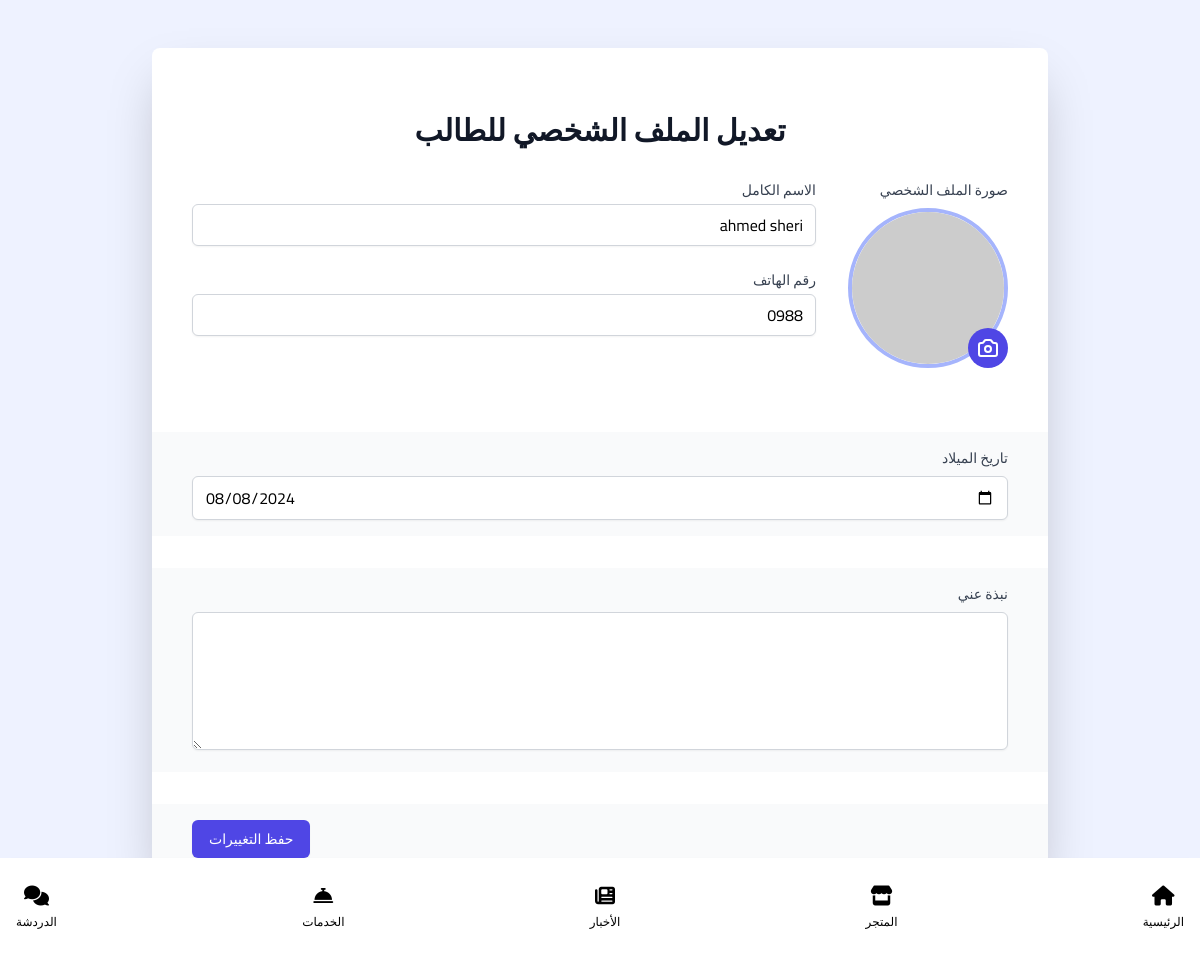
/EditStudentProfile/7 (signed in), run on the app's committed database.
### accounts/models.py (models this page shows, shortened)
class StudentProfile(models.Model):
    full_name = models.CharField(max_length=50)
    phone = models.CharField(max_length=50)
    birthday = models.DateField()
    has_subscription = models.BooleanField(default=False)
    subscription_start_date = models.DateTimeField(null=True, blank=True)
    subscription_end_date = models.DateTimeField(null=True, blank=True)
    about = models.TextField(null=True)
    club = models.ForeignKey('ClubsModel', on_delete=models.SET_NULL, null=True)
    creation_date = models.DateTimeField(auto_now_add=True)

### pages/views.py (the view)
# urls.py: path('EditStudentProfile/<int:id>', views.EditStudentProfile, name='EditStudentProfile'),
def EditStudentProfile(request, id):
    user = User.objects.get(id=id)
    userprofile = UserProfile.objects.get(user=user)
    student = userprofile.student_profile
    form = StudentProfileModelForm(instance=student)
    if request.method == 'POST':
        form = StudentProfileModelForm(request.POST, instance=student)
        if form.is_valid():
            form.save()
    return render(request, 'accounts/settings/Student/EditStudentProfile.html', {'form':form})

### pages/forms.py
class StudentProfileModelForm(forms.ModelForm):
    class Meta:
        model = StudentProfile
        fields = ['full_name', 'phone', 'birthday', 'about']
        widgets = {
        'full_name': forms.TextInput(attrs={'class':'w-full px-3 py-2 border border-gray-300 rounded-md shadow-sm focus:ring-indigo-500 focus:border-indigo-500'}),
        'phone': forms.TextInput(attrs={'class':'w-full px-3 py-2 border border-gray-300 rounded-md shadow-sm focus:ring-indigo-500 focus:border-indigo-500'}),
        'birthday': forms.TextInput(attrs={'type':'date', 'class':'w-full px-3 py-2 border border-gray-300 rounded-md shadow-sm focus:ring-indigo-500 focus:border-indigo-500'}),
        'about': forms.Textarea(attrs={'rows':'5', 'class':'w-full px-3 py-2 border border-gray-300 rounded-md shadow-sm focus:ring-indigo-500 focus:border-indigo-500'}),
        }

### messenger/templatetags/messenger_tags.py (called while the page is built)
@register.simple_tag
@stringfilter
def get_user_club(user_id):
    user = User.objects.get(id=user_id)
    club = getUserClub(user)
    return club

### messenger/views.py (called while the page is built)
def getUserClub(user):
    userprofile = user.userprofile
    if userprofile.account_type == '2':
        return userprofile.director_profile.club
    elif user.userprofile.account_type == '3':
        return userprofile.student_profile.club
    elif user.userprofile.account_type == '4':
        return userprofile.Coach_profile.club
    else:
        return None

### templates/accounts/settings/Student/EditStudentProfile.html (shortened to what this page needs)
{% extends 'base_student.html' %} {% load static %} {% block content %}
<div class="bg-indigo-50 min-h-screen flex items-center justify-center">
  <div class="container mx-auto py-12 px-4 sm:px-6 lg:px-8 mb-8 mb-8">
    <div
      class="bg-white shadow-2xl rounded-lg overflow-hidden max-w-4xl mx-auto"
    >
      <form method="post" enctype="multipart/form-data" class="space-y-8">
        <div class="px-6 py-8 sm:px-10">
          <h2 class="text-3xl font-extrabold text-gray-900 mb-8 text-center">
            تعديل الملف الشخصي للطالب
          </h2>
          <div
            class="flex flex-col lg:flex-row items-start space-y-8 lg:space-y-0 lg:space-x-8 lg:rtl:space-x-reverse"
          >
            <div class="flex-shrink-0 w-full lg:w-auto">
              <label
                for="profile_image_base64"
                class="block text-sm font-medium text-gray-700 mb-2"
                >صورة الملف الشخصي</label
              >
              <div class="relative">
                <img
                  class="h-40 w-40 rounded-full border-4 border-indigo-300 mx-auto lg:mx-0"
                  src="{{ student.user.userprofile.profile_image_base64|default:'https://via.placeholder.com/160' }}"
                  alt="صورة الملف الشخصي للطالب"
                />
                <div
                  class="absolute bottom-0 right-0 bg-indigo-600 rounded-full p-2 text-white"
                >
                </div>
              </div>
            </div>
            <div class="flex-grow space-y-6 w-full">
              <div>
                <label
                  for="full_name"
                  class="block text-sm font-medium text-gray-700 mb-1"
                  >الاسم الكامل</label
                >
                {{form.full_name}}
              </div>
              <div>
                <label
                  for="phone"
                  class="block text-sm font-medium text-gray-700 mb-1"
                  >رقم الهاتف</label
                >
                {{form.phone}}
              </div>
            </div>
          </div>
        </div>
        <div class="px-6 py-4 bg-gray-50 sm:px-10">
          <label
            for="birthday"
            class="block text-sm font-medium text-gray-700 mb-2"
            >تاريخ الميلاد</label
          >
          {{form.birthday}}
        </div>
        <div class="px-6 py-4 bg-gray-50 sm:px-10">
          <label
            for="birthday"
            class="block text-sm font-medium text-gray-700 mb-2"
            >نبذة عني</label
          >
          {{form.about}}
        </div>
        <div class="px-6 py-4 bg-gray-50 sm:px-10 flex justify-end">
          <button
            type="submit"
            class="inline-flex justify-center py-2 px-4 border border-transparent shadow-sm text-sm font-medium rounded-md text-white bg-indigo-600 hover:bg-indigo-700 focus:outline-none focus:ring-2 focus:ring-offset-2 focus:ring-indigo-500 transition duration-150 ease-in-out"
          >
            حفظ التغييرات
          </button>
        </div>
      </form>
    </div>
  </div>
</div>
{% endblock %}

### templates/base_student.html (style rules this page uses)
body { font-family: "Cairo", sans-serif; }

### data on the page
StudentProfile: full_name "ahmed sheri", phone "0988", birthday "08/08/2024"
